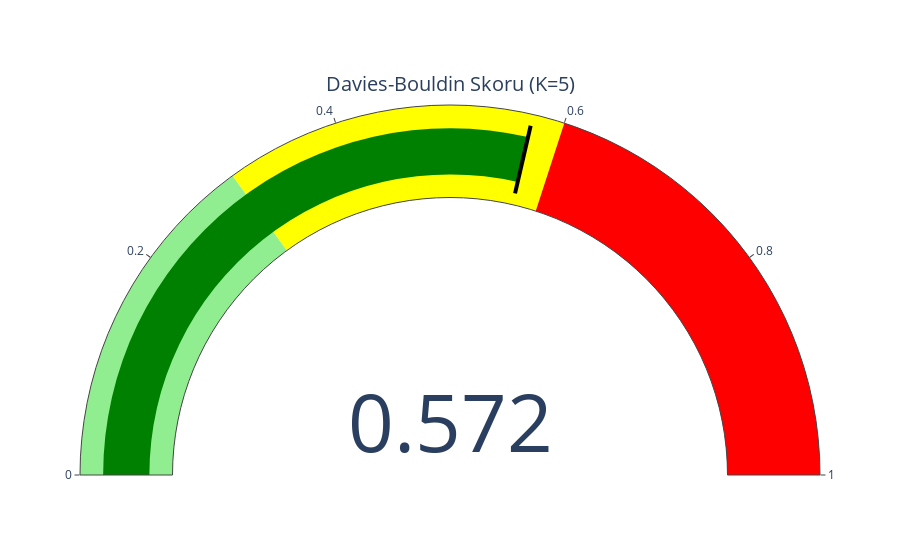

Notebook cell for this chart:
### Code cell
import plotly.graph_objects as go

fig = go.Figure(go.Indicator(
    mode = "gauge+number",
    value = db_index,  # burada db_index = 0.572 gibi
    title = {'text': "Davies-Bouldin Skoru (K=5)"},
    gauge = {
        'axis': {'range': [0, 1]},
        'bar': {'color': "green"},
        'steps': [
            {'range': [0, 0.3], 'color': "lightgreen"},
            {'range': [0.3, 0.6], 'color': "yellow"},
            {'range': [0.6, 1], 'color': "red"}
        ],
        'threshold': {
            'line': {'color': "black", 'width': 4},
            'thickness': 0.75,
            'value': db_index
        }
    }
))

fig.show()

### Figure 1 — Plotly figure (JSON) as saved in the notebook; plotly's stock layout.template omitted (floating-point values rounded to 4 significant figures)
{"data": [{"gauge": {"axis": {"range": [0, 1]}, "bar": {"color": "green"}, "steps": [{"color": "lightgreen", "range": [0, 0.3]}, {"color": "yellow", "range": [0.3, 0.6]}, {"color": "red", "range": [0.6, 1]}], "threshold": {"line": {"color": "black", "width": 4}, "thickness": 0.75, "value": 0.5722}}, "mode": "gauge+number", "title": {"text": "Davies-Bouldin Skoru (K=5)"}, "type": "indicator", "value": 0.5722}], "layout": {"autosize": true}}
